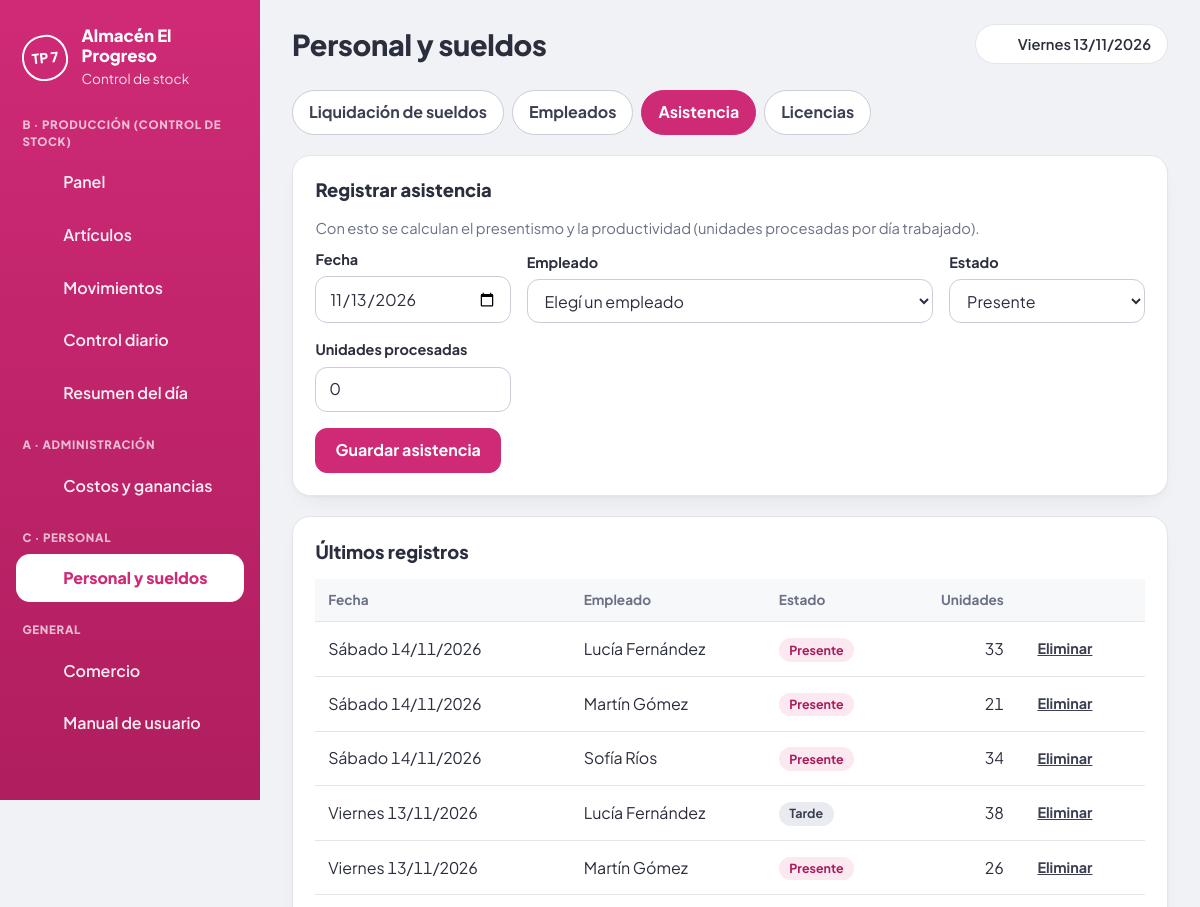
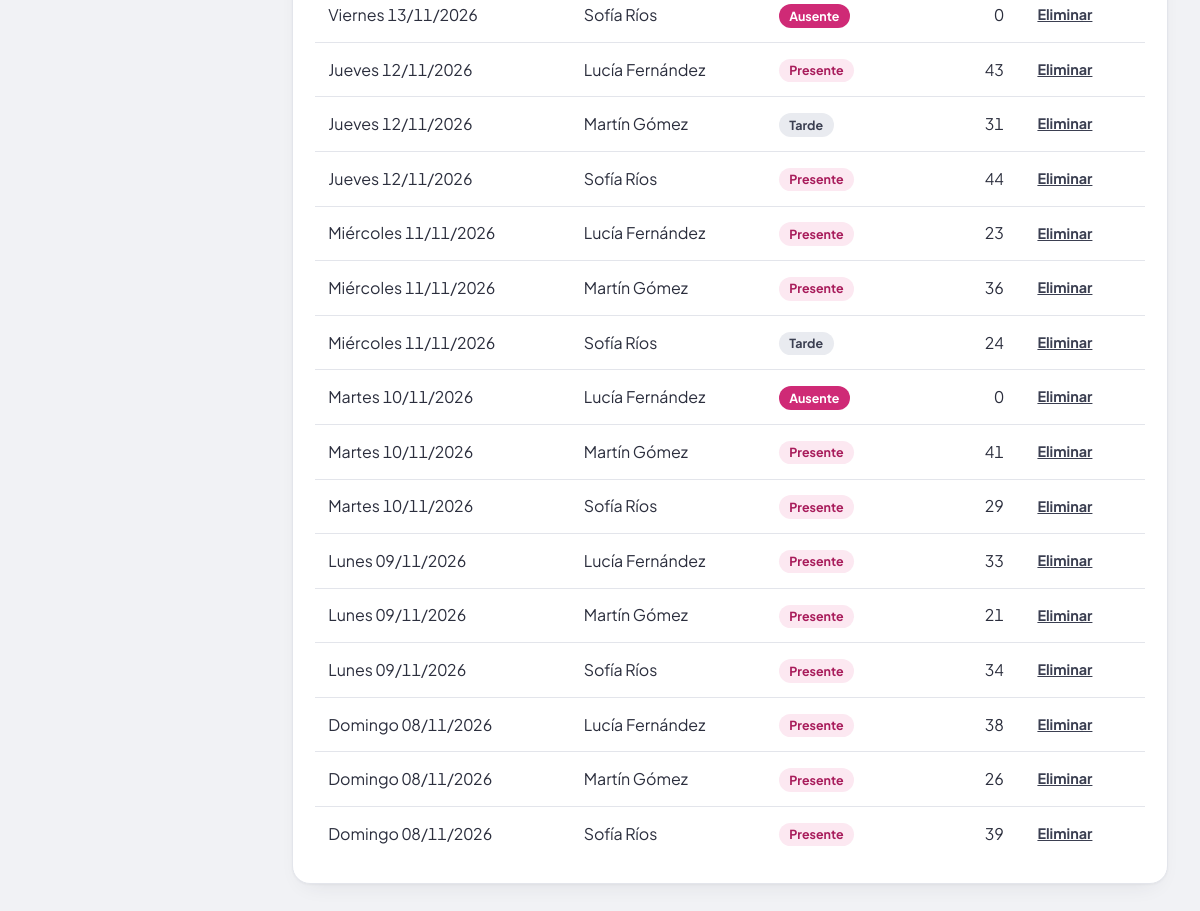
/personal.php?vista=asistencia, run on the app's committed database (2 pictures, top to bottom).
### tables this page shows
CREATE TABLE comercio (
  id          INT          NOT NULL PRIMARY KEY,
  nombre      VARCHAR(80)  NOT NULL,
  descripcion TEXT         NOT NULL,
  integrantes VARCHAR(120) NOT NULL DEFAULT '',
  ingreso     TEXT         NOT NULL
);

CREATE TABLE asistencias (
  id          INT  NOT NULL AUTO_INCREMENT PRIMARY KEY,
  empleado_id INT  NOT NULL,
  fecha       DATE NOT NULL,
  estado      ENUM('presente','tarde','ausente') NOT NULL,
  unidades    INT  NOT NULL DEFAULT 0,
  UNIQUE KEY uq_emp_fecha (empleado_id, fecha),
  CONSTRAINT fk_asis_emp FOREIGN KEY (empleado_id) REFERENCES empleados(id) ON DELETE CASCADE
);

CREATE TABLE empleados (
  id            INT           NOT NULL AUTO_INCREMENT PRIMARY KEY,
  nombre        VARCHAR(80)   NOT NULL,
  cargo         VARCHAR(60)   NOT NULL DEFAULT '',
  sueldo_basico DECIMAL(12,2) NOT NULL,
  ingreso       DATE          NOT NULL,
  activo        TINYINT(1)    NOT NULL DEFAULT 1,
  CHECK (sueldo_basico >= 0)
);

### config.php (called while the page is built, shortened)
<?php
function db(): PDO
{
    static $pdo = null;
    if ($pdo === null) {
        $pdo = new PDO(
            'mysql:host=' . DB_HOST . ';dbname=' . DB_NAME . ';charset=utf8mb4',
            DB_USER,
            DB_PASS,
            [
                PDO::ATTR_ERRMODE            => PDO::ERRMODE_EXCEPTION,
                PDO::ATTR_DEFAULT_FETCH_MODE => PDO::FETCH_ASSOC,
                PDO::ATTR_EMULATE_PREPARES   => false,
            ]
        );
    }
    return $pdo;
}

### personal.php (the view, shortened to what this page needs)
<?php
require_once __DIR__ . '/includes/funciones.php';
$titulo = 'Personal y sueldos';
$activo = 'personal.php';
require __DIR__ . '/includes/cabecera.php';
$vista = array_key_exists(get('vista'), VISTAS) ? get('vista') : 'liquidacion';
$empleados = $pdo->query('SELECT * FROM empleados WHERE activo = 1 ORDER BY nombre')->fetchAll();
?>
<nav class="pestanas" aria-label="Secciones del módulo Personal">
    <?php foreach (VISTAS as $clave => $nombre_vista): ?>
        <a href="personal.php?vista=<?= e($clave) ?>"<?= $clave === $vista ? ' class="activo" aria-current="page"' : '' ?>><?= e($nombre_vista) ?></a>
    <?php endforeach; ?>
</nav>
<?php if ($vista === 'empleados'): ?>
<section class="tarjeta">
    <div class="tarjeta-cab"><h2>Nuevo empleado</h2></div>
    <form method="post" action="personal.php" class="formulario">
        <?= csrf_campo() ?>
        <input type="hidden" name="accion" value="empleado">
        <input type="hidden" name="vista" value="empleados">
        <div class="campo campo-ancho">
            <label for="nombre">Nombre y apellido</label>
            <input type="text" id="nombre" name="nombre" maxlength="80" required>
        </div>
        <div class="campo">
            <label for="cargo">Cargo</label>
            <input type="text" id="cargo" name="cargo" maxlength="60">
        </div>
        <div class="campo">
            <label for="sueldo">Sueldo básico ($)</label>
            <input type="number" id="sueldo" name="sueldo" min="0" step="0.01" required inputmode="decimal">
        </div>
        <div class="campo">
            <label for="ingreso">Fecha de ingreso</label>
            <input type="date" id="ingreso" name="ingreso" max="<?= e($hoy) ?>" value="<?= e($hoy) ?>" required>
        </div>
        <div class="acciones campo-completo">
            <button type="submit" class="boton">Guardar empleado</button>
        </div>
    </form>
</section>
<section class="tarjeta">
    <div class="tarjeta-cab">
        <h2>Lista de empleados</h2>
        <p class="suave"><?= n(count($empleados)) ?> en total</p>
    </div>
    <?php if (!$empleados): ?>
        <p class="vacio">Todavía no hay empleados cargados.</p>
    <?php else: ?>
        <div class="tabla-wrap">
            <table class="tabla">
                <thead><tr><th>Nombre</th><th>Cargo</th><th>Ingreso</th><th class="num">Sueldo básico</th><th></th></tr></thead>
                <tbody>
                    <?php foreach ($empleados as $emp): ?>
                        <tr>
                            <td><?= e($emp['nombre']) ?></td>
                            <td><?= e($emp['cargo']) ?></td>
                            <td><?= e(fmt_fecha($emp['ingreso'])) ?></td>
                            <td class="num"><?= e(m($emp['sueldo_basico'])) ?></td>
                            <td class="acc">
                                <form method="post" action="personal.php" class="en-linea"
                                      onsubmit="return confirm('¿Eliminar este empleado y todos sus registros?');">
                                    <?= csrf_campo() ?>
                                    <input type="hidden" name="accion" value="eliminar_empleado">
                                    <input type="hidden" name="vista" value="empleados">
                                    <input type="hidden" name="id" value="<?= (int)$emp['id'] ?>">
                                    <button type="submit" class="enlace peligro">Eliminar</button>
                                </form>
                            </td>
                        </tr>
                    <?php endforeach; ?>
                </tbody>
            </table>
        </div>
    <?php endif; ?>
</section>
<?php elseif ($vista === 'asistencia'): ?>
<?php
    $st = $pdo->query(
        "SELECT s.id, s.fecha, s.estado, s.unidades, e.nombre
         FROM asistencias s JOIN empleados e ON e.id = s.empleado_id
         ORDER BY s.fecha DESC, e.nombre LIMIT 30"
    );
    $registros = $st->fetchAll();
?>
<section class="tarjeta">
    <div class="tarjeta-cab"><h2>Registrar asistencia</h2></div>
    <p class="suave">Con esto se calculan el presentismo y la productividad (unidades procesadas por día trabajado).</p>
    <?php if (!$empleados): ?>
        <p class="vacio">Primero tenés que <a class="enlace" href="personal.php?vista=empleados">cargar empleados</a>.</p>
    <?php else: ?>
    <form method="post" action="personal.php" class="formulario">
        <div class="campo">
            <label for="fecha">Fecha</label>
            <input type="date" id="fecha" name="fecha" max="<?= e($hoy) ?>" value="<?= e($hoy) ?>" required>
        </div>
        <div class="campo campo-ancho">
            <label for="empleado_id">Empleado</label>
            <select id="empleado_id" name="empleado_id" required>
                <option value="">Elegí un empleado</option>
            </select>
        </div>
        <div class="campo">
            <label for="estado">Estado</label>
            <select id="estado" name="estado">
                <option value="presente">Presente</option>
            </select>
        </div>
        <div class="campo">
            <label for="unidades">Unidades procesadas</label>
            <input type="number" id="unidades" name="unidades" min="0" step="1" inputmode="numeric" value="0">
        </div>
        <div class="acciones campo-completo">
            <button type="submit" class="boton">Guardar asistencia</button>
        </div>
    </form>
    <?php endif; ?>
</section>
<section class="tarjeta">
    <div class="tarjeta-cab"><h2>Últimos registros</h2></div>
    <?php if (!$registros): ?>
        <p class="vacio">Todavía no se registró asistencia.</p>
    <?php else: ?>
        <div class="tabla-wrap">
            <table class="tabla">
                <thead><tr><th>Fecha</th><th>Empleado</th><th>Estado</th><th class="num">Unidades</th><th></th></tr></thead>
                <tbody>
                    <?php foreach ($registros as $r): ?>
                        <tr>
                            <td><?= e(dia_semana($r['fecha'])) ?> <?= e(fmt_fecha($r['fecha'])) ?></td>
                            <td><?= e($r['nombre']) ?></td>
                            <td><span class="insignia <?= $r['estado'] === 'ausente' ? 'bajo' : ($r['estado'] === 'tarde' ? 'sal' : 'ent') ?>"><?= e(ucfirst($r['estado'])) ?></span></td>
                            <td class="num"><?= n($r['unidades']) ?></td>
                            <td class="acc">
                                <form method="post" action="personal.php" class="en-linea"
                                      onsubmit="return confirm('¿Eliminar este registro?');">
                                    <button type="submit" class="enlace peligro">Eliminar</button>
                                </form>
                            </td>
                        </tr>
                    <?php endforeach; ?>
                </tbody>
            </table>
        </div>
    <?php endif; ?>
</section>
<?php endif; ?>
<?php require __DIR__ . '/includes/pie.php'; ?>

### includes/cabecera.php (shortened to what this page needs)
<?php
require_once __DIR__ . '/funciones.php';
try {
    $comercio = datos_comercio();
} catch (PDOException $ex) {
    http_response_code(500);
    ?>
<!DOCTYPE html>
<html lang="es">
<head>
    <meta charset="UTF-8">
    <meta name="viewport" content="width=device-width, initial-scale=1">
    <title>Error de conexión</title>
    <link rel="stylesheet" href="css/estilos.css">
</head>
<body class="pagina-error">
    <div class="tarjeta error-db">
        <h1>No se pudo conectar a la base de datos</h1>
        <p>Revisá que MySQL esté encendido, que hayas importado <code>database.sql</code>
           y que los datos de <code>config.php</code> sean correctos.</p>
        <p class="suave">Detalle técnico: <?= e($ex->getMessage()) ?></p>
    </div>
</body>
</html>
    <?php
    exit;
}
$hoy    = hoy();
$titulo = $titulo ?? 'Panel';
$activo = $activo ?? '';
$menu = [
    'B · Producción (control de stock)' => [
        'index.php'       => ['Panel',           'panel'],
        'articulos.php'   => ['Artículos',       'articulos'],
        'movimientos.php' => ['Movimientos',     'movimientos'],
        'control.php'     => ['Control diario',  'control'],
        'resumen.php'     => ['Resumen del día', 'resumen'],
    ],
    'A · Administración' => [
        'administracion.php' => ['Costos y ganancias', 'administracion'],
    ],
    'C · Personal' => [
        'personal.php'    => ['Personal y sueldos', 'personal'],
    ],
    'General' => [
        'comercio.php'    => ['Comercio',         'comercio'],
        'manual.html'     => ['Manual de usuario', 'manual'],
    ],
];
?>
<!DOCTYPE html>
<html lang="es">
<head>
    <link rel="stylesheet" href="css/estilos.css">
</head>
<body>
<div class="app">
    <aside class="lateral">
        <div class="marca">
            <span class="sello" aria-hidden="true">TP 7</span>
            <div>
                <strong><?= e($comercio['nombre']) ?></strong>
                <small>Control de stock</small>
            </div>
        </div>
        <nav class="menu" aria-label="Secciones">
            <?php foreach ($menu as $grupo => $items): ?>
                <p class="menu-titulo"><?= e($grupo) ?></p>
                <?php foreach ($items as $archivo => $item): ?>
                    <a href="<?= e($archivo) ?>"<?= $archivo === $activo ? ' class="activo" aria-current="page"' : '' ?>>
                        <?= icono($item[1]) ?><span><?= e($item[0]) ?></span>
                    </a>
                <?php endforeach; ?>
            <?php endforeach; ?>
        </nav>
    </aside>
    <div class="contenido">
        <header class="barra-sup">
            <h1><?= e($titulo) ?></h1>
            <p class="fecha-hoy"><?= icono('hoy') ?><?= e(dia_semana($hoy)) ?> <?= e(fmt_fecha($hoy)) ?></p>
        </header>
        <main>

### data on the page
comercio: nombre "Almacén El Progreso"
asistencias: fecha "Sábado", fecha "14/11/2026", empleado.nombre "Lucía Fernández", estado "Presente", unidades "33"
asistencias: fecha "Sábado", fecha "14/11/2026", empleado.nombre "Martín Gómez", estado "Presente", unidades "21"
asistencias: fecha "Sábado", fecha "14/11/2026", empleado.nombre "Sofía Ríos", estado "Presente", unidades "34"
asistencias: fecha "Viernes", fecha "13/11/2026", empleado.nombre "Lucía Fernández", estado "Tarde", unidades "38"
asistencias: fecha "Viernes", fecha "13/11/2026", empleado.nombre "Martín Gómez", estado "Presente", unidades "26"
asistencias: fecha "Viernes", fecha "13/11/2026", empleado.nombre "Sofía Ríos", estado "Ausente", unidades "0"
asistencias: fecha "Jueves", fecha "12/11/2026", empleado.nombre "Lucía Fernández", estado "Presente", unidades "43"
asistencias: fecha "Jueves", fecha "12/11/2026", empleado.nombre "Martín Gómez", estado "Tarde", unidades "31"
asistencias: fecha "Jueves", fecha "12/11/2026", empleado.nombre "Sofía Ríos", estado "Presente", unidades "44"
asistencias: fecha "Miércoles", fecha "11/11/2026", empleado.nombre "Lucía Fernández", estado "Presente", unidades "23"
asistencias: fecha "Miércoles", fecha "11/11/2026", empleado.nombre "Martín Gómez", estado "Presente", unidades "36"
asistencias: fecha "Miércoles", fecha "11/11/2026", empleado.nombre "Sofía Ríos", estado "Tarde", unidades "24"
asistencias: fecha "Martes", fecha "10/11/2026", empleado.nombre "Lucía Fernández", estado "Ausente", unidades "0"
asistencias: fecha "Martes", fecha "10/11/2026", empleado.nombre "Martín Gómez", estado "Presente", unidades "41"
asistencias: fecha "Martes", fecha "10/11/2026", empleado.nombre "Sofía Ríos", estado "Presente", unidades "29"
asistencias: fecha "Lunes", fecha "09/11/2026", empleado.nombre "Lucía Fernández", estado "Presente", unidades "33"
asistencias: fecha "Lunes", fecha "09/11/2026", empleado.nombre "Martín Gómez", estado "Presente", unidades "21"
asistencias: fecha "Lunes", fecha "09/11/2026", empleado.nombre "Sofía Ríos", estado "Presente", unidades "34"
asistencias: fecha "Domingo", fecha "08/11/2026", empleado.nombre "Lucía Fernández", estado "Presente", unidades "38"
asistencias: fecha "Domingo", fecha "08/11/2026", empleado.nombre "Martín Gómez", estado "Presente", unidades "26"
asistencias: fecha "Domingo", fecha "08/11/2026", empleado.nombre "Sofía Ríos", estado "Presente", unidades "39"

### other printed values
$grupo "B · PRODUCCIÓN (CONTROL DE STOCK)"
$item[0] "Panel"
$item[0] "Artículos"
$item[0] "Movimientos"
$item[0] "Control diario"
$item[0] "Resumen del día"
$grupo "A · ADMINISTRACIÓN"
$item[0] "Costos y ganancias"
$grupo "C · PERSONAL"
$item[0] "Personal y sueldos"
$grupo "GENERAL"
$item[0] "Comercio"
$item[0] "Manual de usuario"
$titulo "Personal y sueldos"
dia_semana($hoy) "Viernes"
